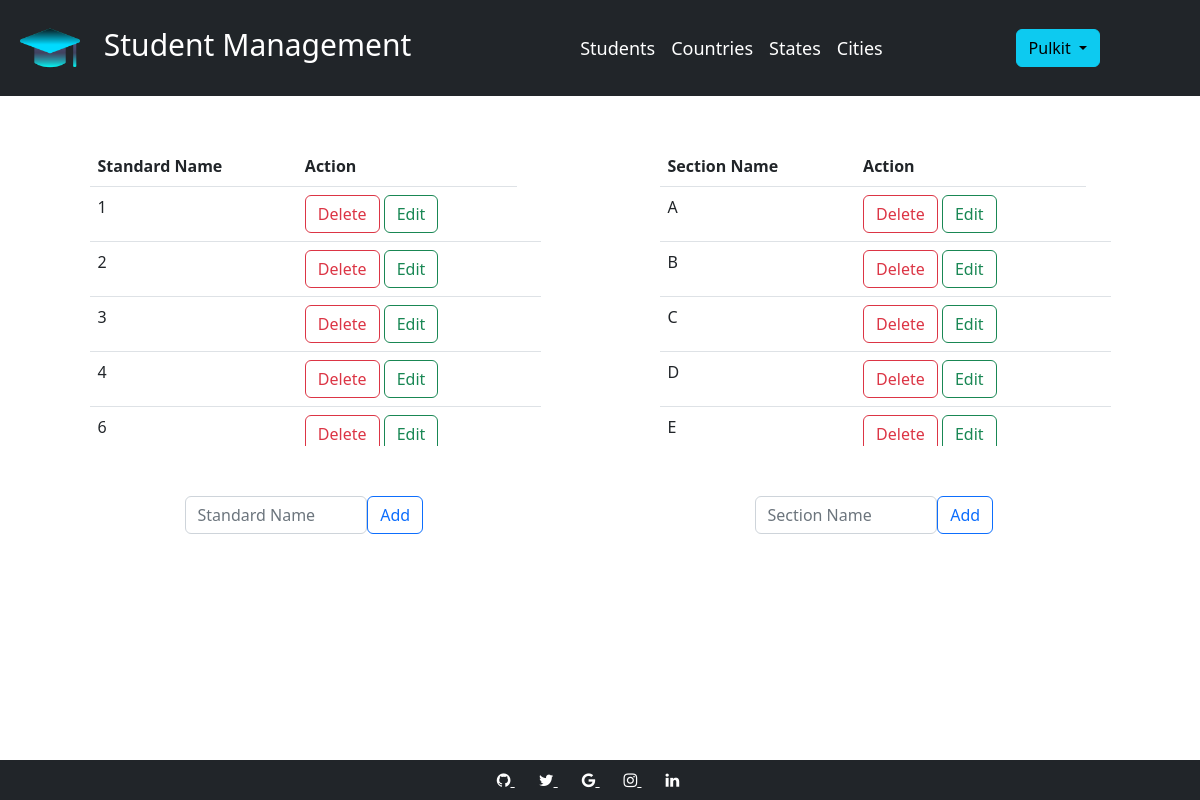
Screenshot of /standard_section (signed in) with the database file from the repository.
### models.py (models this page shows, shortened)
class Standard(db.Model):
    __tablename__ = "standard"
    id = db.Column(db.Integer, primary_key=True)
    standard_name = db.Column(db.String(100))

class Section(db.Model):
    __tablename__ = "section"
    id = db.Column(db.Integer, primary_key=True)
    section_name = db.Column(db.String(100))

### app.py (the view)
@app.route('/standard_section', methods=['GET', 'POST'])
def standard_section():
    if 'username' in session:
        sections = Section.query.order_by(Section.section_name).all()
        standards = Standard.query.order_by(cast(Standard.standard_name, Integer))
        return render_template(templates.add_standard_section, standards=standards,
                               sections=sections)
    return render_template(templates.login)

### templates/add_standard_section.html (shortened to what this page needs)
{% extends 'skel.html' %}
{% block content %}
<div class="container" style="margin-top:50px">
    <div class="row">
        <div class="col-5 mx-auto scroll">
            <table class="table table-hover">
                <thead>
                <tr>
                    <th>Standard Name</th>
                    <th>Action</th>
                </tr>
                </thead>
                <tbody>
                {% for standard in standards %}
                <tr>
                    <td>{{ standard.standard_name }}</td>
                    <td>
                        <button type="button" id="del_standard" class="btn btn-outline-danger" onclick="del_standard({{standard.id}})"
                            data-toggle="modal" data-target=".bd-example-modal-sm">Delete
                        </button>
                        <button type="button" class="btn btn-outline-success"
                                onclick="location.href='{{url_for('update_standard', standard_id = standard.id)}}'">Edit
                        </button>
                    </td>
                    <td>
                    </td>
                </tr>
                {% endfor %}
                </tbody>
            </table>
        </div>
        <div class="col-5 mx-auto scroll">
            <table class="table table-hover">
                <thead>
                <tr>
                    <th>Section Name</th>
                    <th>Action</th>
                </tr>
                </thead>
                <tbody>
                {% for section in sections %}
                <tr>
                    <td>{{ section.section_name }}</td>
                    <td>
                        <button type="button" id="del_section" class="btn btn-outline-danger" onclick="del_section({{section.id}})"
                            data-toggle="modal" data-target=".bd-example-modal-sm">Delete
                        </button>
                        <button type="button" class="btn btn-outline-success"
                                onclick="location.href='{{url_for('update_section', section_id = section.id)}}'">Edit
                        </button>
                    </td>
                    <td>
                </td>
                </tr>
                {% endfor %}
                </tbody>
            </table>
        </div>
    </div>
    <div class="row">
        <div class="col-3 mx-auto" style="margin-top:50px">
            <form action="{{url_for('add_standard')}}" method="POST">
                <div style="float:left; width:70%">
                    <input type="text" class="form-control" placeholder="Standard Name" name="standard_name" required>
                </div>
                <div class="d-grid gap-2 col-3 mx-auto" style="float:left; width:20%">
                    <button type="submit" class="btn btn-outline-primary">Add</button>
                </div>
            </form>
        </div>
        <div class="col-3 mx-auto" style="margin-top:50px">
            <form action="{{url_for('add_section')}}" method="POST">
                <div style="float:left; width:70%">
                    <input type="text" class="form-control" placeholder="Section Name" name="section_name" required>
                </div>
                <div style="float:left; width:20%">
                    <button type="submit" class="btn btn-outline-primary">Add</button>
                </div>
            </form>
        </div>
    </div>
</div>
<br>
<br>
{% include 'footer.html' %}
{% endblock %}

### static/light.css (style rules this page uses)
.scroll { overflow:hidden; height: 300px; }

### static/dark.css (style rules this page uses)
.scroll { overflow:hidden; height: 300px; }

### rows the page displays
Standard: standard_name "1"
Standard: standard_name "2"
Standard: standard_name "3"
Standard: standard_name "4"
Standard: standard_name "6"
Section: section_name "A"
Section: section_name "B"
Section: section_name "C"
Section: section_name "D"
Section: section_name "E"

### other values shown
{{ session.username.capitalize() }} "Pulkit"
